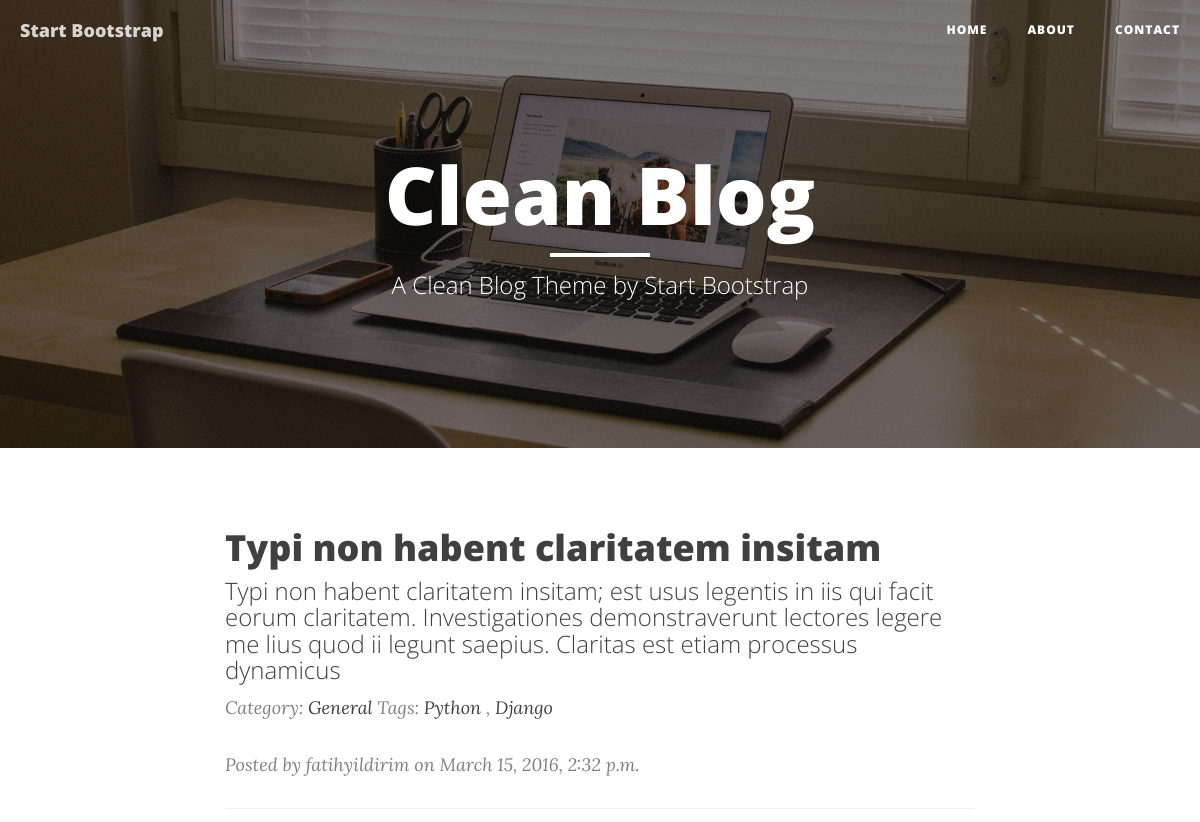
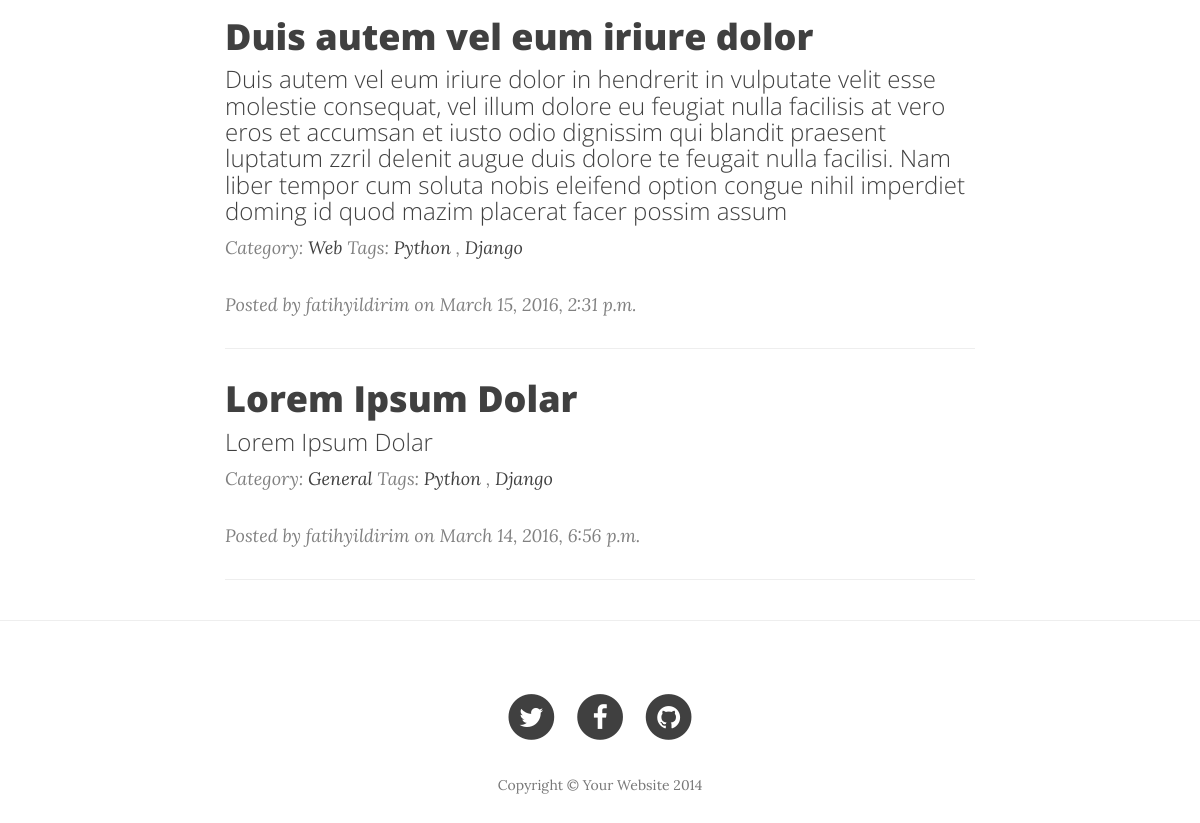
Before: / with the older database file (2 pictures, top to bottom).
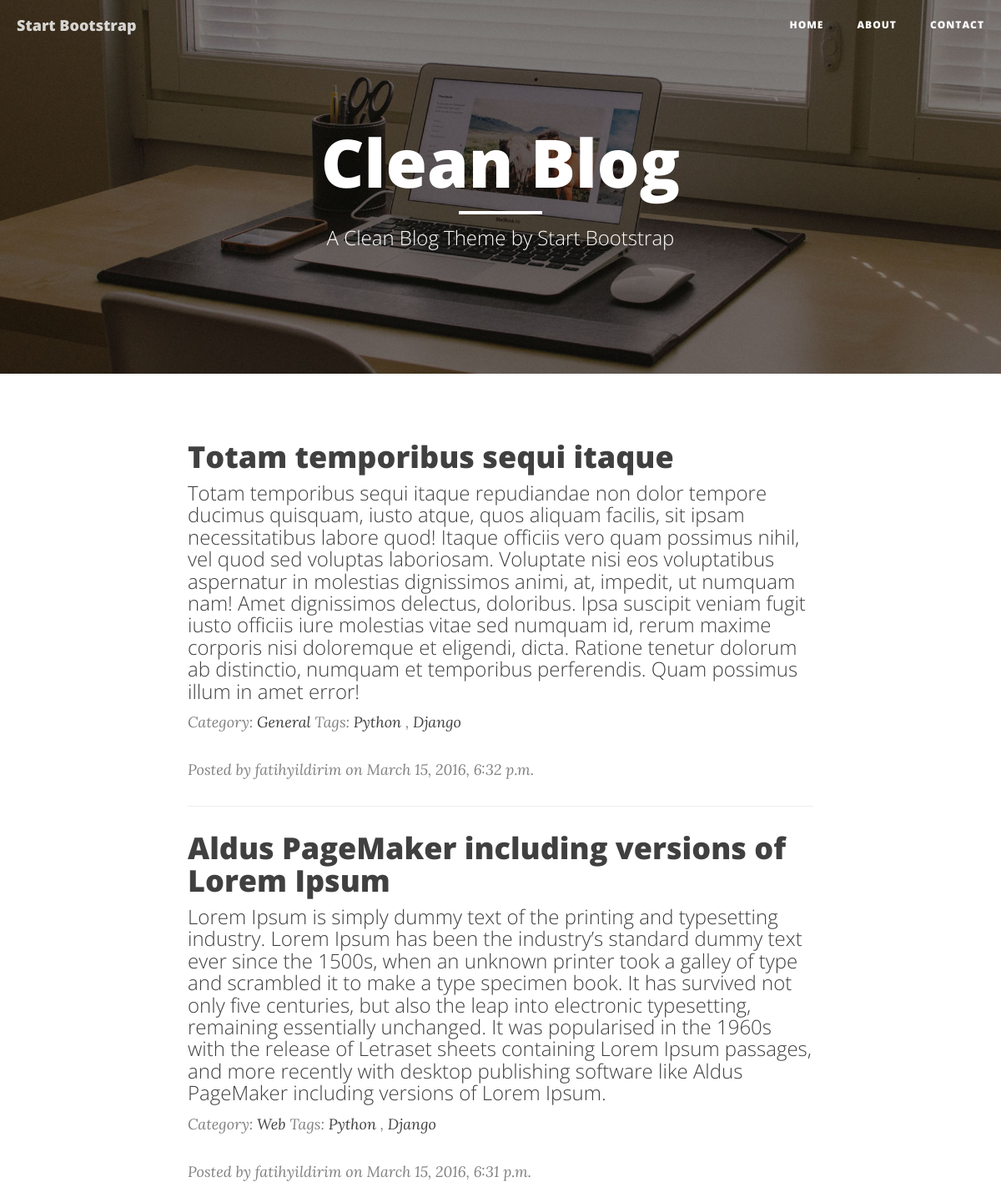
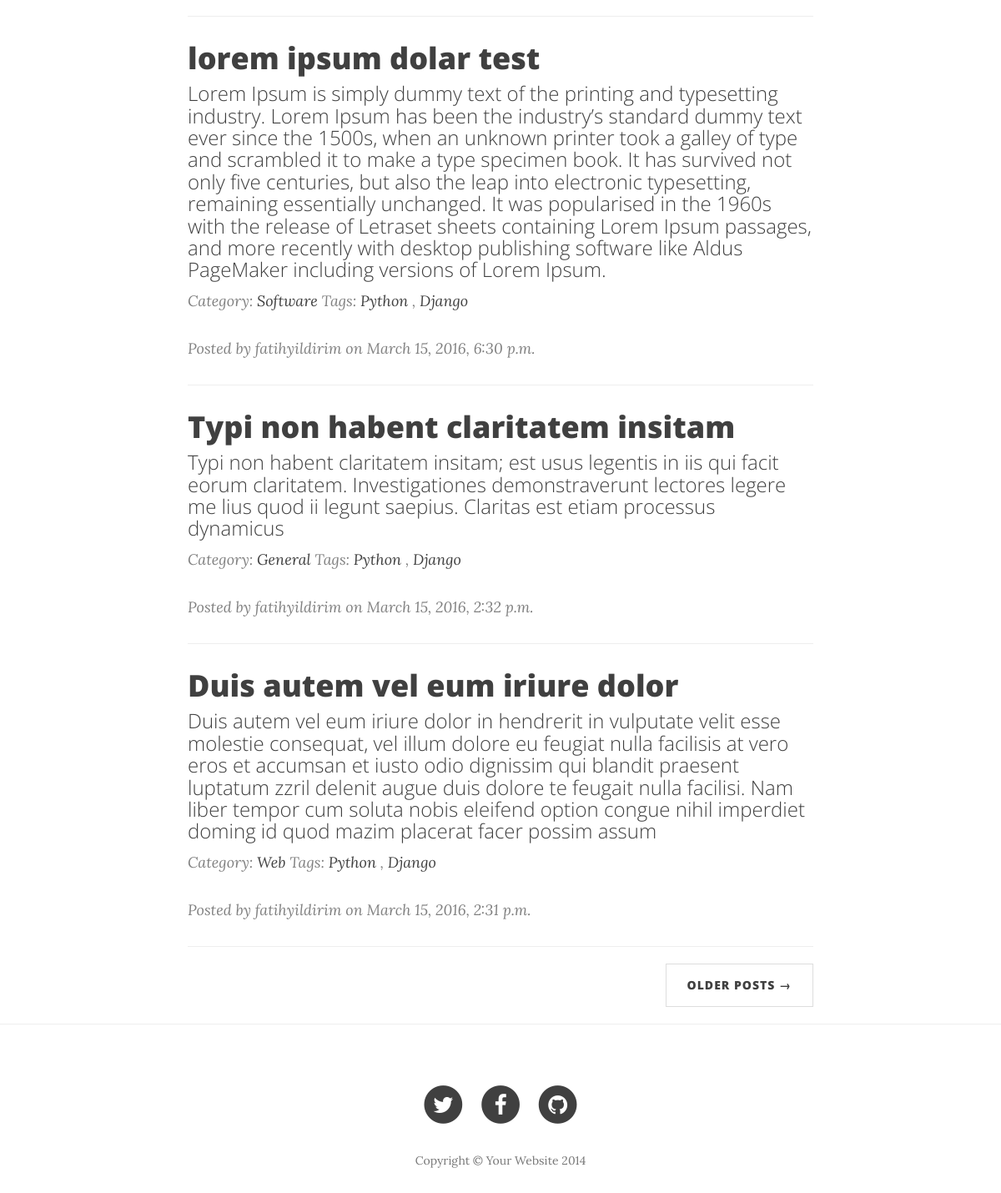
After: the same page with the newer database file (2 pictures, top to bottom).
### app/models.py (models this page shows, shortened)
class Post(m.Model):
	title = m.CharField(max_length=200)
	slug = m.SlugField(unique=True)
	author = m.ForeignKey(User)
	category = m.ForeignKey('Category')
	tag = m.ManyToManyField('Tag')
	b_image = m.ImageField(upload_to='post_background', null=True, blank=True, verbose_name='Header Image')
	sub_header = m.CharField(max_length=200, null=True, blank=True)
	content = m.TextField(null=True, blank=True)
	status = m.BooleanField(default=True)
	created_at = m.DateTimeField(auto_now_add=True)
	updated_at = m.DateTimeField(auto_now=True)

class Category(m.Model):
	name = m.CharField(max_length=100)
	slug = m.SlugField(unique=True)
	status = m.BooleanField(default=True)
	def __unicode__(self):
		return '%s' % self.name
	class Meta:
		verbose_name = 'Category'
		verbose_name_plural = 'Categories'

class Tag(m.Model):
	name = m.CharField(max_length=100)
	slug = m.SlugField(unique=True)
	status = m.BooleanField(default=True)
	def __unicode__(self):
		return '%s' % self.name

### app/views.py (the view)
# urls.py: url(r'^$', views.index, name = 'index'),
def index(request):
	posts = Post.objects.filter(status=True).order_by('-created_at')
	paginator = Paginator(posts, 5)
	page = request.GET.get('page')
	try:
		post_per_page = paginator.page(page)
	except PageNotAnInteger:
		post_per_page = paginator.page(1)
	except EmptyPage:
		post_per_page = paginator.page(paginator.num_pages)
	data = {'posts': posts}
	data['post_per_page'] = post_per_page
	return render(request, 'index.html', data)

### templates/index.html (shortened to what this page needs)
{% extends 'base.html' %}
{% load staticfiles %}
{% block content %}
    <header class="intro-header" style="background-image: url('{% static 'assets/img/home-bg.jpg' %}')">
        <div class="container">
            <div class="row">
                <div class="col-lg-8 col-lg-offset-2 col-md-10 col-md-offset-1">
                    <div class="site-heading">
                        <h1>Clean Blog</h1>
                        <hr class="small">
                        <span class="subheading">A Clean Blog Theme by Start Bootstrap</span>
                    </div>
                </div>
            </div>
        </div>
    </header>
    <div class="container">
        <div class="row">
            <div class="col-lg-8 col-lg-offset-2 col-md-10 col-md-offset-1">
            {% for post in post_per_page %}
                <div class="post-preview">
                    <a href="{% url 'post' post.slug %}">
                        <h2 class="post-title">
                            {{ post.title }}
                        </h2>
                        <h3 class="post-subtitle">
                            {{ post.content }}
                        </h3>
                    </a>
                    <p class="post-meta">
                        Category: <a href="{% url 'category' post.category.slug %}">{{ post.category }}</a>
                        Tags:
                        {% for tag in post.tag.all %}
                            <a href="{% url 'tag' tag.slug %}">{{tag}}</a>
                            {% if not forloop.last %},{% endif %}
                        {% endfor %}
                    </p>
                    <p class="post-meta">Posted by {{post.author}} on {{ post.created_at }}</p>
                </div>
                <hr>
            {% endfor %}
                <ul class="pager">
                {% if post_per_page.has_next %}
                    <li class="next">
                        <a href="?page={{ post_per_page.next_page_number }}">Older Posts &rarr;</a>
                    </li>
                {% endif %}
                </ul>
            </div>
        </div>
    </div>
{% endblock %}

Changed rows visible on the page:
no longer on this page (row unchanged): Post: title "Lorem Ipsum Dolar", content "Lorem Ipsum Dolar", category "General", author "fatihyildirim", created_at "March 14, 2016, 6:56 p.m.", Tag (name "Python"), Tag (name "Django")
added Post: title "Totam temporibus sequi itaque", content "Totam temporibus sequi itaque repudiandae non dolor tempore ducimus quisquam, iusto atque, quos aliquam facilis, sit ipsam necessitatibus labore quod! Itaque officiis vero quam possimus nihil, vel quod sed voluptas laboriosam. Voluptate nisi eos voluptatibus aspernatur in molestias dignissimos animi, at, impedit, ut numquam nam! Amet dignissimos delectus, doloribus. Ipsa suscipit veniam fugit iusto officiis iure molestias vitae sed numquam id, rerum maxime corporis nisi doloremque et eligendi, dicta. Ratione tenetur dolorum ab distinctio, numquam et temporibus perferendis. Quam possimus illum in amet error!", category "General", author "fatihyildirim", created_at "March 15, 2016, 6:32 p.m.", Tag (name "Python"), Tag (name "Django")
added Post: title "Aldus PageMaker including versions of Lorem Ipsum", content "Lorem Ipsum is simply dummy text of the printing and typesetting industry. Lorem Ipsum has been the industry’s standard dummy text ever since the 1500s, when an unknown printer took a galley of type and scrambled it to make a type specimen book. It has survived not only five centuries, but also the leap into electronic typesetting, remaining essentially unchanged. It was popularised in the 1960s with the release of Letraset sheets containing Lorem Ipsum passages, and more recently with desktop publishing software like Aldus PageMaker including versions of Lorem Ipsum.", category "Web", author "fatihyildirim", created_at "March 15, 2016, 6:31 p.m.", Tag (name "Python"), Tag (name "Django")
added Post: title "lorem ipsum dolar test", content "Lorem Ipsum is simply dummy text of the printing and typesetting industry. Lorem Ipsum has been the industry’s standard dummy text ever since the 1500s, when an unknown printer took a galley of type and scrambled it to make a type specimen book. It has survived not only five centuries, but also the leap into electronic typesetting, remaining essentially unchanged. It was popularised in the 1960s with the release of Letraset sheets containing Lorem Ipsum passages, and more recently with desktop publishing software like Aldus PageMaker including versions of Lorem Ipsum.", category "Software", author "fatihyildirim", created_at "March 15, 2016, 6:30 p.m.", Tag (name "Python"), Tag (name "Django")
Other visible differences:
text now shown: "OLDER POSTS →"
